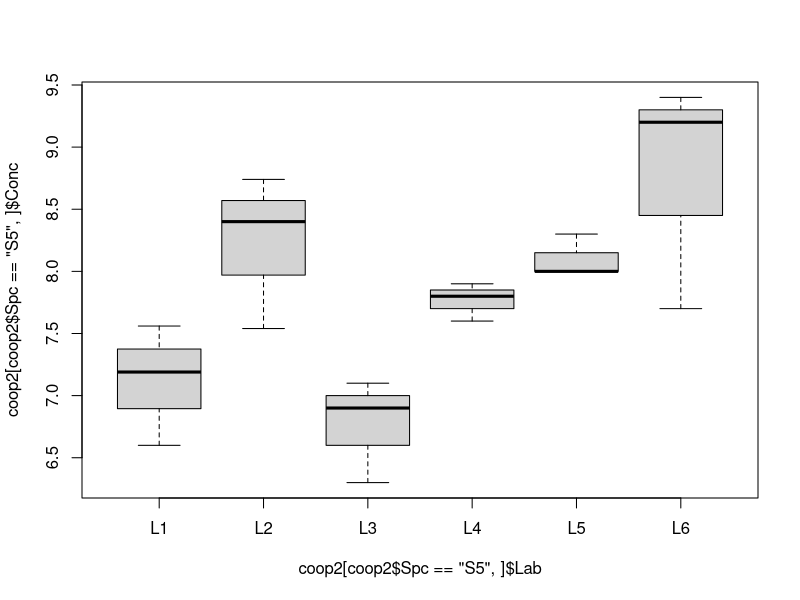
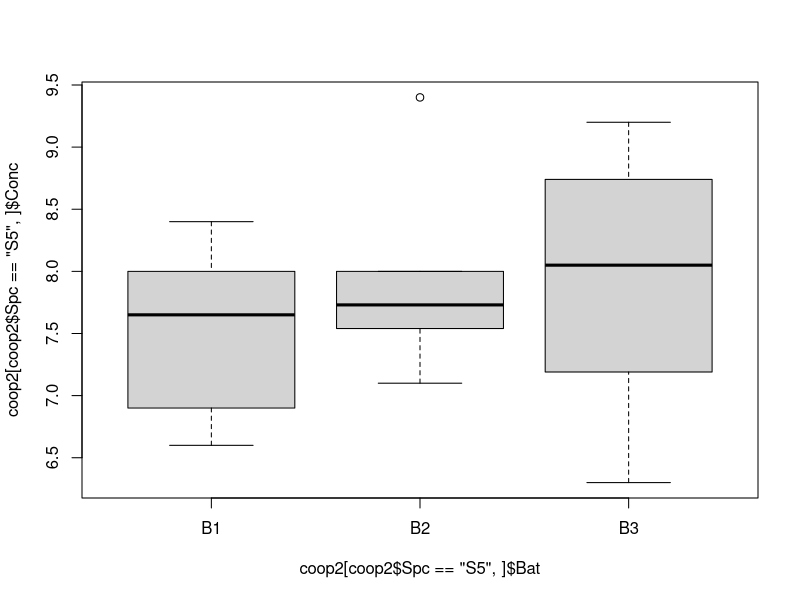
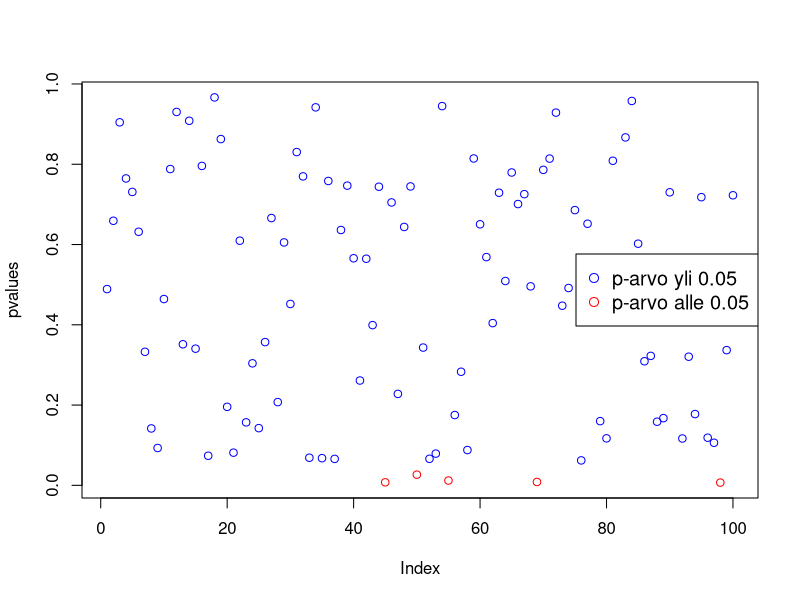

Reproduce these figures in R, in order.
library(MASS)
library(tidyverse)

View(coop)

seq(1,nrow(coop),2)

coop2 <- coop[seq(1,nrow(coop),2),]

kons <- coop2$Conc[coop2$Spc == "S5"]

lab <- coop2$Lab[coop2$Spc == "S5"]

oneway.test(kons ~ lab, var.equal=FALSE)[1]
oneway.test(kons ~ lab, var.equal=FALSE)[3]

bat <- coop2$Bat[coop2$Spc == "S5"]

tulokset <- aov(kons ~ lab + bat)

tulokset2 <- unlist(summary(tulokset)) 
names(tulokset2)
tulokset2["F value1"]
tulokset2["F value2"]
tulokset2["Pr(>F)1"]
tulokset2["Pr(>F)2"]

coop3 <- coop2 %>% mutate(uusi = ifelse(str_detect(coop2$Lab, "L1|L2"), "yes", "no"))

coop3 <- coop3 %>% mutate(suuruus = ifelse(between(coop3$Conc, 0.0, 1.0), "pieni", "suuri"))
coop3 <- coop3 %>% mutate(suuruus = ifelse(between(coop3$Conc, 0.0, 1.0), "pieni", ifelse(between(coop3$Conc, 1.0, 2.0), "keskikoko", "suuri")))

str(coop3)
class(coop3)

coop3$suuruus <- as.factor(coop3$suuruus)
coop3$suuruus <- as.character(coop3$suuruus)

str(coop3)

testi <- c(3,4,5)
sum(testi-2)^2

(testi - 2)^2


# Week 2 Exercise 2
one_way_anova <- function(m, n, sample_means, sample_vars) {
  x__ <- 1/m * sum(sample_means)
  
  S_squared <- (sum((sample_means - x__)^2)) / (m - 1)
  
  TS <- (n * S_squared) / (sum(sample_vars)/m)
  
  p_arvo <- 1 - pf(TS, m-1, m*(n-1))
  
  palautus <- list(statistic = TS, pvalue = p_arvo)
  
  return(palautus)
  
}


means <- c(240.6, 235.6, 253.6)
vars <- c(287.8, 59.3, 150.8)

one_way_anova(3, 5, means, vars)


## 3 a)

boxplot(coop2[coop2$Spc == "S5",]$Conc~coop2[coop2$Spc == "S5",]$Lab)


## 3 b)

boxplot(coop2[coop2$Spc == "S5",]$Conc~coop2[coop2$Spc == "S5",]$Bat)

## 3 c)

set.seed(1)
dat <- matrix(rnorm(300*20), nrow=300)
sample_means <- matrix(rowMeans(dat), nrow=100)
sample_vars <- matrix(apply(dat, 1, var), nrow=100)

one_way_anova(20, 300, sample_means[1,], sample_vars[1,])$pvalue

pvalues <- replicate(100, 0)
class(pvalues)
typeof(pvalues)


for(i in 1:100){
  pvalues[i] <- one_way_anova(3, 20, sample_means[i,], sample_vars[i,])$pvalue
}

plot(pvalues, col = ifelse(pvalues < 0.05, "red", "blue"))
legend("right", legend = c("p-arvo yli 0.05", "p-arvo alle 0.05"), col = c("blue", "red"), cex=1.2, pch=1)

2^8











